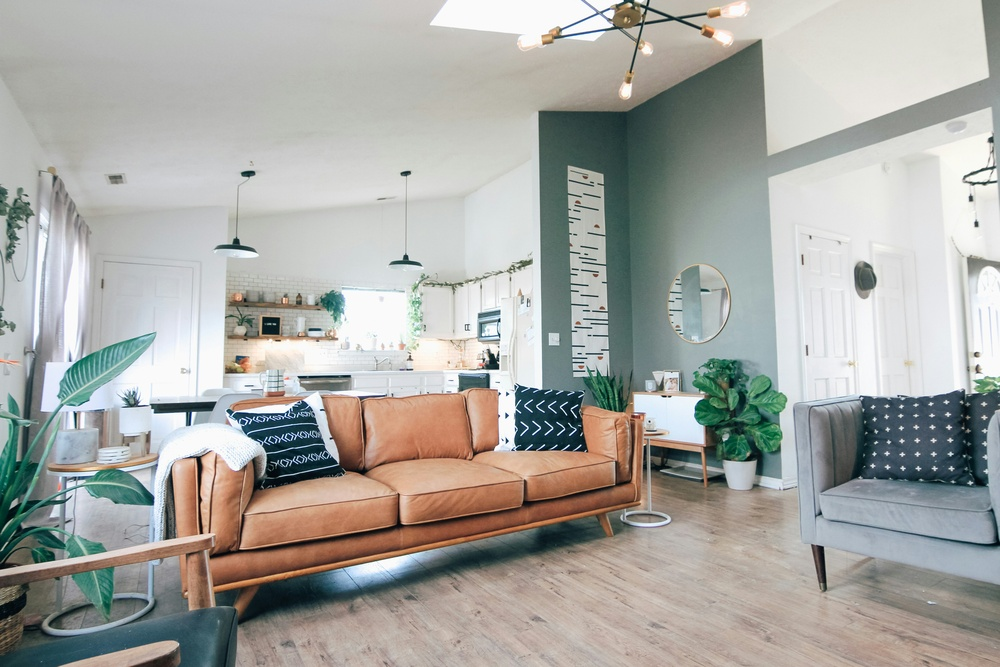
#> input picture input/1_negative_image_1.jpg, 1000 x 667 px, shrunk from 4708 x 3139 before the run; its folder holds only this picture in this run
$ python demo.py
#> lines starting #> are read from the running program, lines starting #| are printed output that depends on the picture
### src/utils.py
"""Shared helpers for uint8 images (grayscale or RGB, channel-last)."""

from __future__ import annotations

import numpy as np

EPS = 1e-9


def is_grayscale(image: np.ndarray) -> bool:
    return image.ndim == 2 or (image.ndim == 3 and image.shape[2] == 1)


def to_uint8(image: np.ndarray) -> np.ndarray:
    return np.clip(np.rint(image), 0, 255).astype(np.uint8)


def to_float01(image: np.ndarray) -> np.ndarray:
    return image.astype(np.float64) / 255.0


# [4 lines left out: function squeeze_gray, not called in this run]

### src/methods/negative.py
"""Image negative: s = L - 1 - r (per channel for RGB)."""

from __future__ import annotations

import numpy as np

from src.utils import is_grayscale, to_uint8


def image_negative(image: np.ndarray) -> np.ndarray:
    if image.dtype != np.uint8:
        raise TypeError("image must be uint8")
    if is_grayscale(image):
        g = image if image.ndim == 2 else image[:, :, 0]
        return to_uint8(255 - g.astype(np.int32))
    return to_uint8(255 - image.astype(np.int32))

### src/demo.py
"""Read images from the input folder, run the seven DIP methods, save figures to output/.

Name files in "input" as "1_*.ext" through "7_*.ext"; method `n` runs only on files
prefixed with "n_" (1 = negative, 2 = gamma, …, 7 = bit planes).

If the filename ends with "_gray", the image is converted to
grayscale (2D) before any processing—use. (e.g. "7_..._gray.jpg").
"""

from __future__ import annotations

import argparse
import sys
from pathlib import Path

# Allow `python src/demo.py` from any working directory
_ROOT = Path(__file__).resolve().parents[1]
if str(_ROOT) not in sys.path:
    sys.path.insert(0, str(_ROOT))

import cv2
import matplotlib.pyplot as plt
import numpy as np

from src.methods import (
    bit_planes,
    contrast_stretch,
    gamma_correction,
    histogram_equalize,
    image_negative,
    intensity_level_slicing,
    logarithmic_transform,
    reconstruct_from_planes,
)


# [7 lines left out: function to_uint8_sk, not called in this run]


def _as_uint8(img: np.ndarray) -> np.ndarray:
    if img.dtype in (np.float32, np.float64):
        if img.max() <= 1.0 + 1e-6:
            return (np.clip(img, 0, 1) * 255.0 + 0.5).astype(np.uint8)
        return to_uint8_sk(img)
    if img.dtype != np.uint8:
        return img.astype(np.uint8)
    return img


def _bgr_to_rgb(bgr: np.ndarray) -> np.ndarray:
    if bgr.ndim == 2:
        return bgr
    if bgr.shape[2] == 4:
        return cv2.cvtColor(bgr, cv2.COLOR_BGRA2RGB)
    return cv2.cvtColor(bgr, cv2.COLOR_BGR2RGB)


def _load_gray_flag(path: Path) -> bool:
    return path.stem.lower().endswith("_gray")


# [4 lines left out: function _rgb_to_gray_u8, not called in this run]


def load_from_path(p: Path) -> tuple[str, np.ndarray] | None:
    """Load one image; return (stem, uint8 RGB 3D or 2D gray). Fails if unreadable."""
    bgr = cv2.imread(str(p), cv2.IMREAD_UNCHANGED)
    if bgr is None:
        return None
    as_gray = _load_gray_flag(p)
    if bgr.ndim == 2:
        return p.stem, _as_uint8(bgr)
    img = _as_uint8(_bgr_to_rgb(bgr))
    if as_gray:
        if img.ndim == 3 and img.shape[2] in (3, 4):
            img = _rgb_to_gray_u8(img)
    return p.stem, img


def list_input_for_method(data_dir: Path, method_index: int) -> list[Path]:
    """Paths whose filename starts with ``f'{method_index}_'``."""
    exts = {".png", ".jpg", ".jpeg", ".bmp", ".tif", ".tiff", ".webp"}
    if not data_dir.is_dir():
        return []
    pre = f"{method_index}_"
    out: list[Path] = []
    for p in sorted(data_dir.iterdir()):
        if p.suffix.lower() in exts and p.is_file() and p.name.startswith(pre):
            out.append(p)
    return out


def count_input_images(data_dir: Path) -> int:
    return sum(
        len(list_input_for_method(data_dir, n)) for n in range(1, 8)
    )


def save_side_by_side(
    path: Path,
    a: np.ndarray,
    b: np.ndarray,
    title_a: str = "input",
    title_b: str = "output",
) -> None:
    path.parent.mkdir(parents=True, exist_ok=True)
    fig, axes = plt.subplots(1, 2, figsize=(10, 4))
    for ax, im, t in ((axes[0], a, title_a), (axes[1], b, title_b)):
        if im.ndim == 2:
            ax.imshow(im, cmap="gray", vmin=0, vmax=255)
        else:
            ax.imshow(im)
        ax.set_title(t)
        ax.axis("off")
    fig.tight_layout()
    fig.savefig(path, dpi=150, bbox_inches="tight")
    plt.close(fig)


# [59 lines left out: function save_bit_plane_montage, not called in this run]


def run_demo(
    out_dir: Path,
    data_dir: Path,
    *,
    gamma: float = 2.2,
    slice_low: int = 80,
    slice_high: int = 180,
) -> None:
    """For each n in 1..7, run the matching method on every ``n_*.ext`` file in ``data_dir``."""
    if not data_dir.is_dir():
        raise SystemExit(f"input directory not found: {data_dir.resolve()}")
    if count_input_images(data_dir) == 0:
        raise SystemExit(
            f"no image files found in {data_dir.resolve()} with names 1_*.ext … 7_*.ext"
        )

    out_dir.mkdir(parents=True, exist_ok=True)
    for method_index, paths in [
        (1, list_input_for_method(data_dir, 1)),
        (2, list_input_for_method(data_dir, 2)),
        (3, list_input_for_method(data_dir, 3)),
        (4, list_input_for_method(data_dir, 4)),
        (5, list_input_for_method(data_dir, 5)),
        (6, list_input_for_method(data_dir, 6)),
        (7, list_input_for_method(data_dir, 7)),
    ]:
        if not paths:
            continue
        for p in paths:
            got = load_from_path(p)
            if got is None:
                continue
            name, im = got
            if method_index == 1:
                save_side_by_side(
                    out_dir / f"01_negative_{name}.png",
                    im,
                    image_negative(im),
                    "input",
                    "negative",
                )
            elif method_index == 2:
                save_side_by_side(
                    out_dir / f"02_gamma_{name}.png",
                    im,
                    gamma_correction(im, gamma=gamma),
                    "input",
                    f"gamma: {gamma}",
                )
            elif method_index == 3:
                save_side_by_side(
                    out_dir / f"03_log_{name}.png",
                    im,
                    logarithmic_transform(im),
                    "input",
                    "log",
                )
            elif method_index == 4:
                save_side_by_side(
                    out_dir / f"04_contrast_stretch_{name}.png",
                    im,
                    contrast_stretch(im, per_channel=True),
                    "input",
                    "stretch",
                )
            elif method_index == 5:
                save_side_by_side(
                    out_dir / f"05_hist_eq_{name}.png",
                    im,
                    histogram_equalize(im),
                    "input",
                    "hist eq (Y in YUV)",
                )
            elif method_index == 6:
                save_side_by_side(
                    out_dir / f"06_level_slice_{name}.png",
                    im,
                    intensity_level_slicing(
                        im,
                        slice_low,
                        slice_high,
                        preserve_background=False,
                        use_value_channel=True,
                    ),
                    "input",
                    f"slice V in [{slice_low},{slice_high}]",
                )
            else:
                bp = bit_planes(im)
                save_bit_plane_montage(
                    out_dir / f"07_bitplanes_{name}.png", im, bp
                )
                r = reconstruct_from_planes(bp)
                save_side_by_side(
                    out_dir / f"07_reconstruct_all_bits_{name}.png",
                    im,
                    r,
                    "input",
                    "recon bits 0-7",
                )
    print(f"Wrote results under {out_dir.resolve()}")


def main() -> None:
    ap = argparse.ArgumentParser(
        description=(
            "Run elementary DIP on images in a folder. "
            "Files 1_*.ext … 7_*.ext map to the seven methods; output goes under ./output by default."
        )
    )
    ap.add_argument(
        "--out",
        type=Path,
        default=Path("output"),
        help="output directory (default: ./output)",
    )
    ap.add_argument(
        "--data-dir",
        type=Path,
        default=Path("input"),
        help="folder of input images (default: ./input); use names 1_… through 7_…",
    )
    ap.add_argument(
        "--gamma",
        type=float,
        default=2.2,
        help="gamma for method 2 (default: 2.2)",
    )
    ap.add_argument(
        "--slice-low",
        type=int,
        default=80,
        help="intensity slice lower bound for method 6 (default: 80)",
    )
    ap.add_argument(
        "--slice-high",
        type=int,
        default=180,
        help="intensity slice upper bound for method 6 (default: 180)",
    )
    args = ap.parse_args()
    run_demo(
        args.out,
        args.data_dir,
        gamma=args.gamma,
        slice_low=args.slice_low,
        slice_high=args.slice_high,
    )
#> in load_from_path, bgr is the input picture: shape (667, 1000, 3); mean B, G, R 163.3, 168, 168.1
#> in run_demo, `name, im = got`: name = '1_negative_image_1'
#> in to_uint8, `return np.clip(np.rint(image), 0, 255).astype(np.uint8)`:
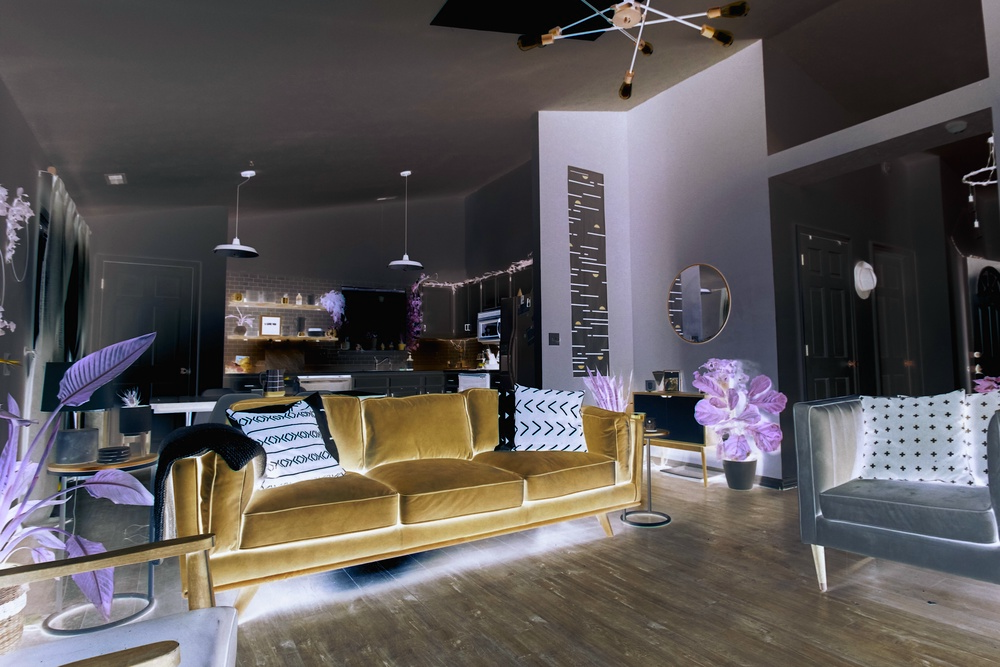
#> returned value: shape (667, 1000, 3); mean of channels 0, 1, 2 86.9, 87, 91.7; drawn as B, G, R
#> the loop in save_side_by_side, `for ax, im, t in ((axes[0], a, title_a), (axes[1], b, title_b)):` made 2 passes
#> t on passes 1 to 2: 'input', 'negative'
#> in save_side_by_side, `fig.savefig(path, dpi=150, bbox_inches="tight")`:
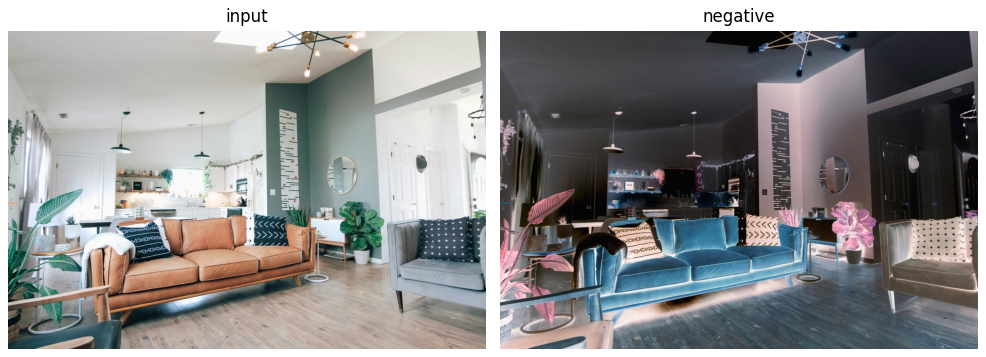
#> figure drawn by matplotlib, 2 panels


if __name__ == "__main__":
    main()
